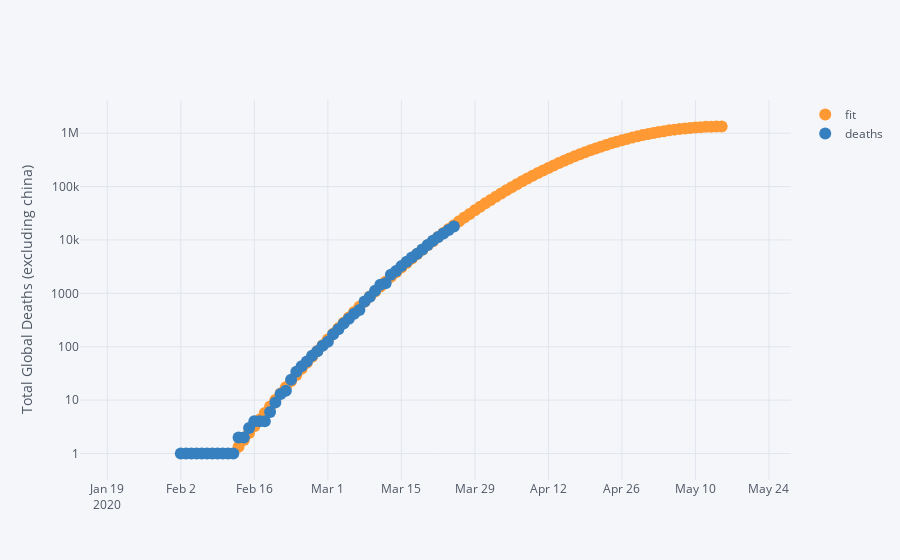
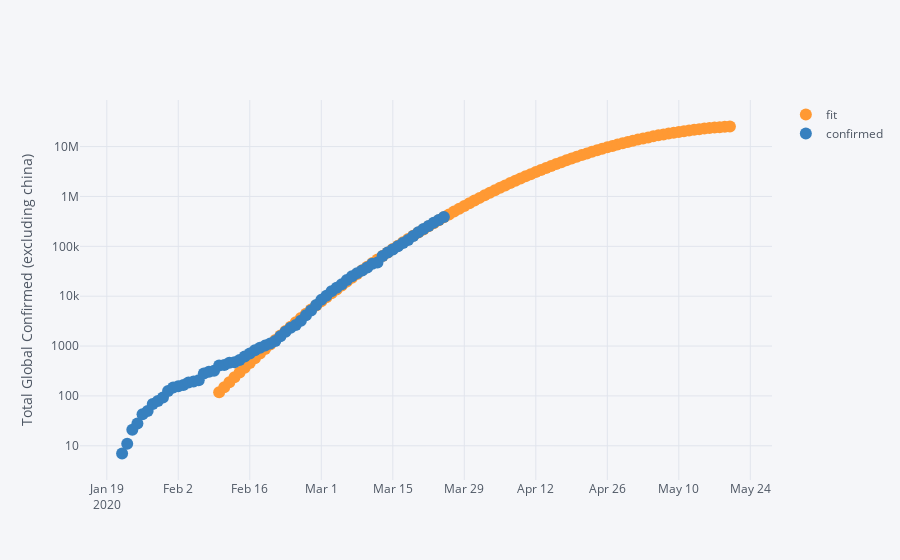
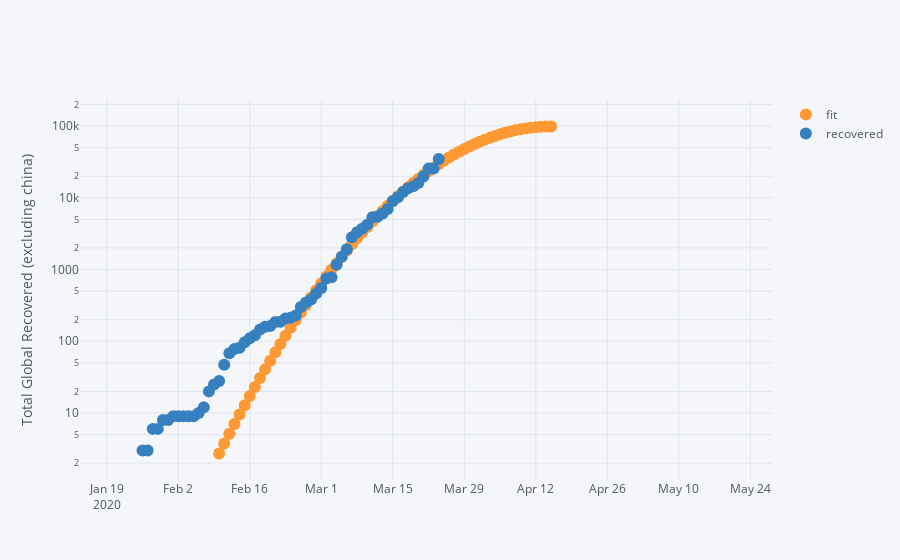

Here is the notebook cell these charts were saved with, in order:
### Code cell
category = 'deaths'
threshold_for_model = {'recovered': 300, 'confirmed': 1000, 'deaths': 10}

def generate_model(category):
    df = get_data_V2(category)
    globe = get_globe(df, category, threshold=threshold_for_model[category])
    x = globe['date'].astype(int)
    c, b, a = np.polyfit(x, globe[category], 2)
    x = pd.Series(pd.date_range('2020-02-10', '2020-05-20')).astype(int)
    fit = a + b*x + c*x*x
    extra = pd.DataFrame(data=fit, columns=['fit'])
    extra['date'] = pd.to_datetime(x)
    extra = extra.set_index('date')

    globe = get_globe(df, category)
    fit = pd.concat((globe.set_index('date'), extra), axis=1)
    fit.loc[(fit<0)['fit'], 'fit'] = np.nan
    fit.loc[(fit.diff()<0)['fit'], 'fit'] = np.nan
    fit.apply(np.exp)[['fit', category]].iplot(logy=True, yTitle=f'Total Global {category.capitalize()} (excluding china)', mode='markers')
    
generate_model('deaths')
generate_model('confirmed')
generate_model('recovered')
